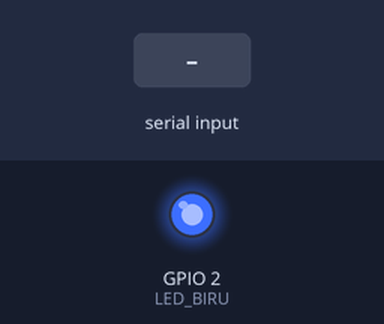
A sketch run on a simulated ESP32. Parts: output pins drawn as LEDs (lit = HIGH). The inputs (shaded band) are chosen by the test bench. Nothing arrives over Bluetooth unless stated; what the sketch prints to the serial monitor is not drawn.

Above: at 1.2 s.
1.3 s: "1\n" received over Serial
2.8 s: "1\n" received over the second serial link
Timing chart, 0 to 5.8 s (numbered marks = the images above; inputs shaded):
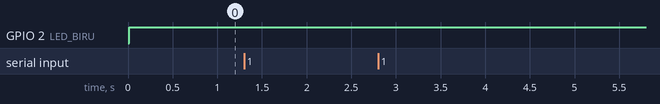

The sketch:

p1_bt_echo.ino
```cpp
/*
 * BAB 52 - Program 1: Halo Bluetooth — Echo dan Obrolan
 * ESP32 menjadi perangkat Bluetooth Classic (SPP) bernama "Bluino-Kit".
 *   - Teks dari HP ditampilkan di Serial Monitor, lalu dibalas ke HP (echo).
 *   - Teks yang diketik di Serial Monitor dikirim ke HP.
 *   - LED biru bawaan board (IO2) menyala selama ada perangkat tersambung.
 *
 * Board: ESP32 Dev Module (chip ESP32 "klasik", bukan S3/C3/C6)
 * Alat uji: Serial Monitor (115200, line ending New Line) dan aplikasi
 *           Serial Bluetooth Terminal di HP Android
 */

#include <BluetoothSerial.h>

// Pemeriksaan saat compile: Bluetooth Classic hanya ada di chip ESP32 "klasik"
#if !defined(CONFIG_BT_SPP_ENABLED)
#error "Bluetooth Classic (SPP) tidak tersedia. Pilih Tools > Board > ESP32 Dev Module."
#endif

#define LED_BIRU 2  // LED biru bawaan board (juga LED3 kit kalau disambung ke IO2)

const char *NAMA_BT = "Bluino-Kit";  // nama yang muncul saat HP mencari perangkat

BluetoothSerial SerialBT;

// Pengumpul satu baris teks tanpa menunggu (pola dari BAB 22).
// Bisa dipakai untuk Serial maupun SerialBT karena keduanya turunan Stream.
struct PembacaBaris {
  char isi[64];     // teks C: maksimal 63 karakter + '\0'
  int panjang = 0;  // jumlah karakter yang sudah terkumpul

  // Hasilnya true kalau satu baris lengkap sudah siap di 'isi'
  bool baca(Stream &sumber) {
    while (sumber.available() > 0) {
      char c = sumber.read();
      if (c == '\r' || c == '\n') {   // CR atau LF = akhir baris
        if (panjang == 0) continue;   // baris kosong: lewati
        isi[panjang] = '\0';          // tutup teks dengan karakter nol
        panjang = 0;                  // siap untuk baris berikutnya
        return true;
      }
      if (panjang < (int)sizeof(isi) - 1) {   // sisakan 1 tempat untuk '\0'
        isi[panjang] = c;
        panjang = panjang + 1;
      }                                       // kalau penuh, karakter dibuang
    }
    return false;                             // baris belum lengkap
  }
};

PembacaBaris dariHP;      // baris dari HP (lewat Bluetooth)
PembacaBaris dariLaptop;  // baris dari Serial Monitor (lewat kabel USB)
bool adaKoneksi = false;  // keadaan koneksi pada putaran loop() sebelumnya

void setup() {
  Serial.begin(115200);
  pinMode(LED_BIRU, OUTPUT);
  digitalWrite(LED_BIRU, LOW);

  Serial.println();
  Serial.println("BAB 52 - Program 1: Halo Bluetooth - Echo dan Obrolan");

  if (!SerialBT.begin(NAMA_BT)) {
    Serial.println("Bluetooth gagal dinyalakan. Tekan tombol EN untuk mencoba lagi.");
    while (true) {
      delay(1000);  // program berhenti di sini
    }
  }

  Serial.printf("Bluetooth siap. Nama: %s\n", NAMA_BT);
  Serial.printf("Alamat MAC Bluetooth: %s\n", SerialBT.getBtAddressString().c_str());
  Serial.println("Lakukan pairing dari HP, lalu connect dari aplikasi Serial Bluetooth Terminal.");
}

void loop() {
  // 1. Pantau perubahan koneksi (polling)
  bool tersambung = SerialBT.hasClient();
  if (tersambung != adaKoneksi) {
    adaKoneksi = tersambung;
    digitalWrite(LED_BIRU, tersambung ? HIGH : LOW);
    if (tersambung) {
      Serial.println("[BT] Perangkat tersambung.");
      SerialBT.printf("Halo! Kamu tersambung ke %s.\r\n", NAMA_BT);
      SerialBT.println("Ketik apa saja, ESP32 akan membalasnya.");
    } else {
      Serial.println("[BT] Perangkat terputus.");
    }
  }

  // 2. Baris dari HP: tampilkan di Serial Monitor, lalu balas ke HP
  if (dariHP.baca(SerialBT)) {
    Serial.printf("[HP] %s\n", dariHP.isi);
    SerialBT.printf("ESP32 menerima: %s\r\n", dariHP.isi);
  }

  // 3. Baris dari Serial Monitor: kirim ke HP
  if (dariLaptop.baca(Serial)) {
    if (adaKoneksi) {
      SerialBT.printf("[Laptop] %s\r\n", dariLaptop.isi);
      Serial.printf("[Terkirim ke HP] %s\n", dariLaptop.isi);
    } else {
      Serial.println("Belum ada perangkat yang tersambung - teks tidak dikirim.");
    }
  }
}
```

Measured:
- after the input at 1.3 s, every drawn part: stays the same
- after the input at 2.8 s, every drawn part: stays the same
